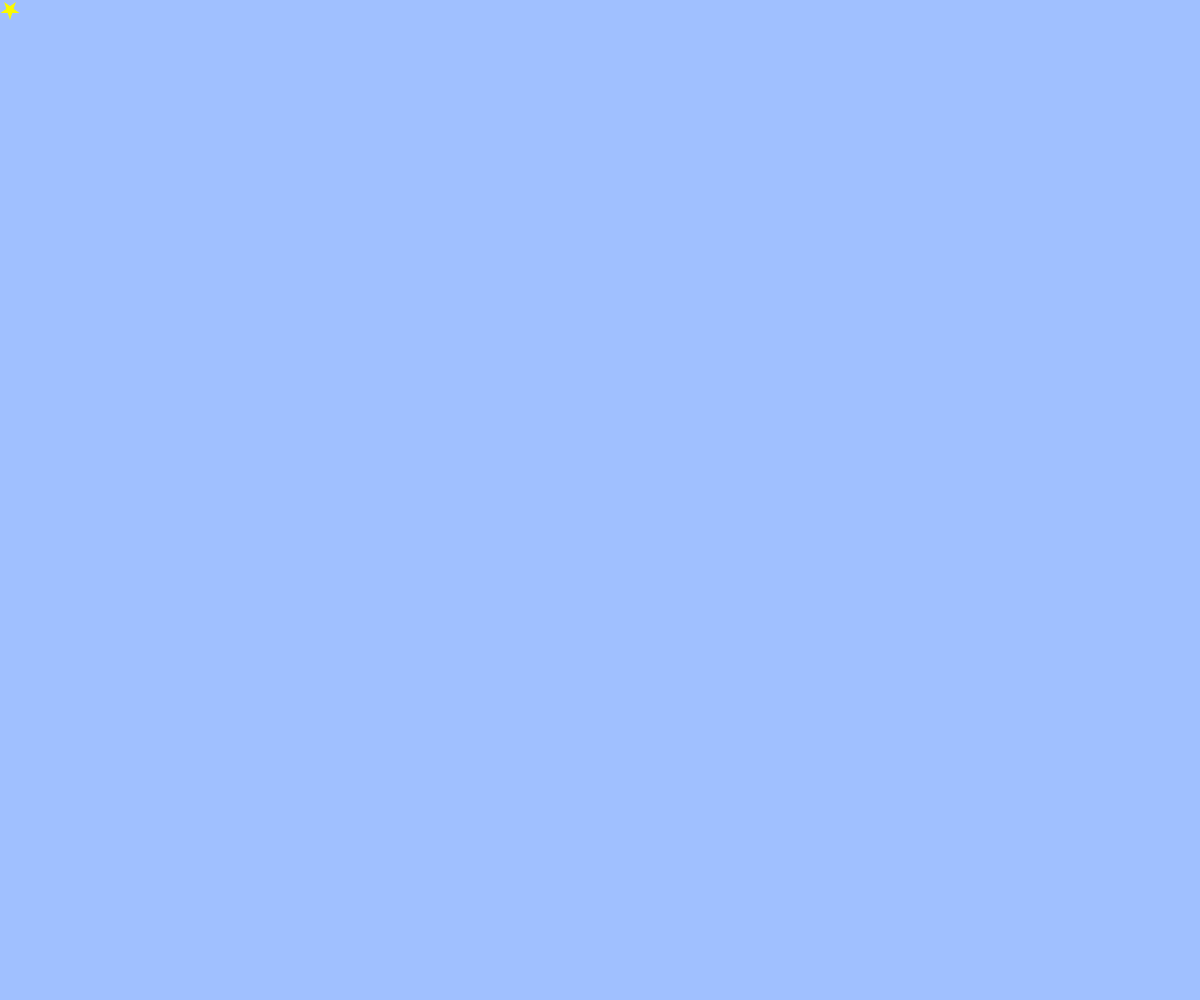
Frame 1 (no input)
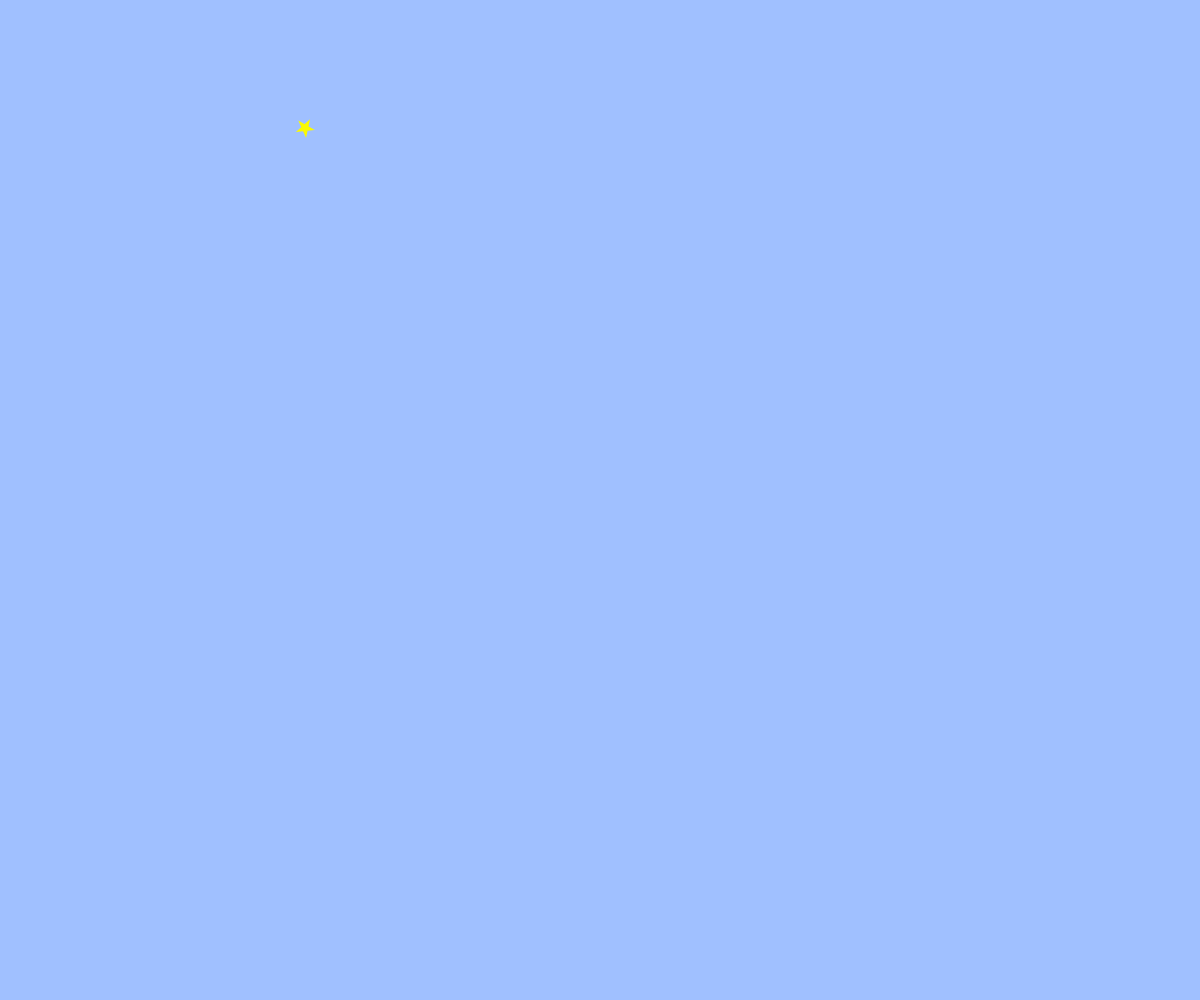
Frame 60 (no input)
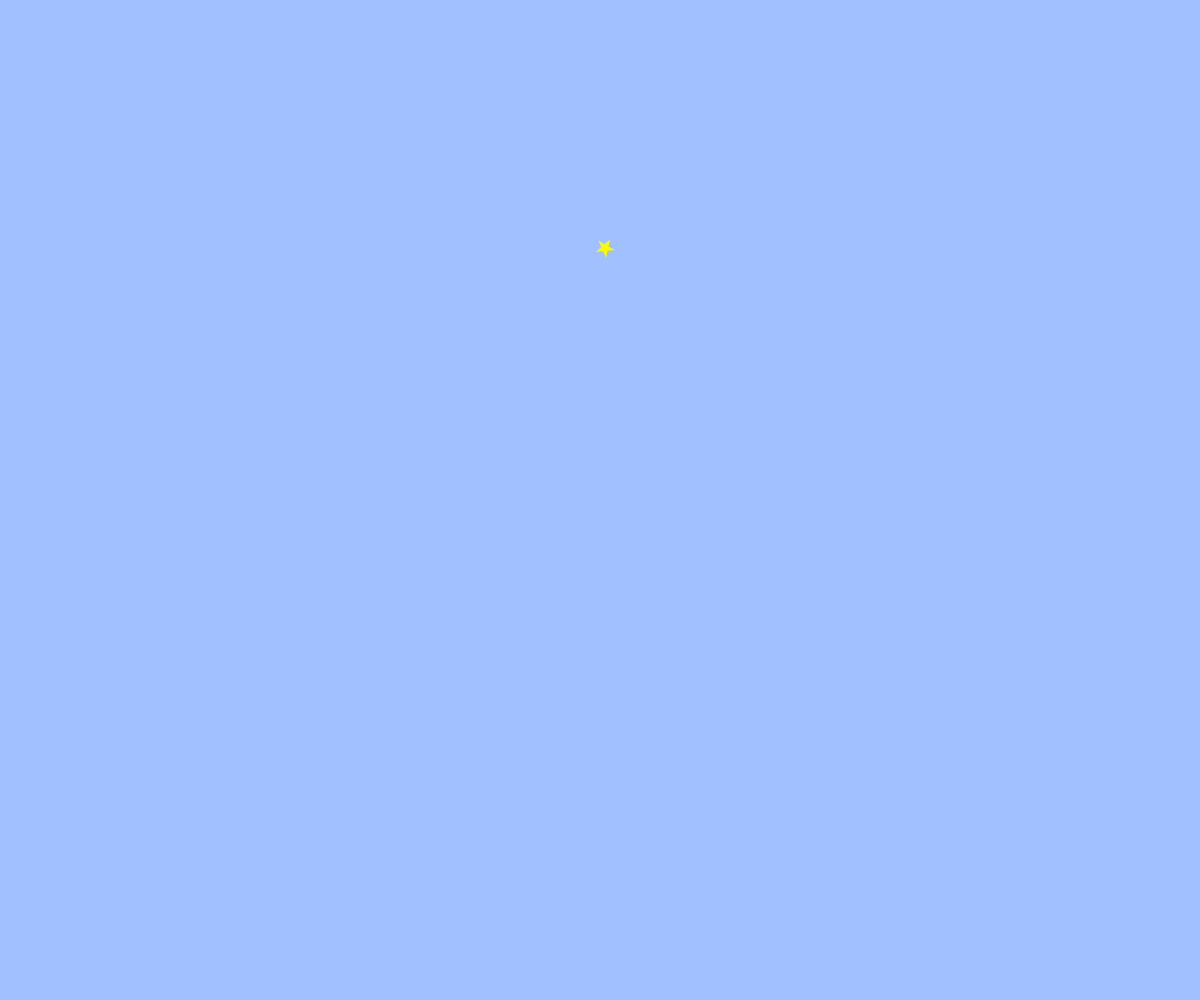
Frame 120 (the mouse pressed at the canvas centre since frame 60)

The p5.js sketch that drew these frames (run headless with seeded random() and noise() and a simulated clock; from frame 60 on, the mouse is pressed at the canvas centre):

// p5.js sketch
// ── sketch.js
// テキスト「アニメーション」
let x, y, vx, vy, cx, cy, r, angle;

function setup(){
  createCanvas(windowWidth, windowHeight);
  x = width / 2;
  y = height / 2;
  vx = 5;
  vy = 2;
  cx = 10;
  cy = 10;
  r = 10;
  angle = PI
}

function draw(){
background(160, 192, 255);
  // BLANK[2] (hint: 作った star 関数を使います)
 star(cx, cy, r, angle);
 cx += vx;
 cy += vy;
 angle += PI * 1 / 30;

  // 端の処理パターン (1) 反対側から出てくる
  if(cx > width){ cx = 0; }
  else if(cx < 0){ cx = width; }
  if(cy > height){ cy = 0; }
  if(cy < 0){ cy = height; }
}

function star(cx, cy, r, angle){
  beginShape();
  noStroke();
  fill(250, 250, 0);
  for(var i = 0; i < 20; i++){
    var theta = TWO_PI * i * 2 / 5 - HALF_PI + angle;
    // BLANK[1] (hint: angle 分だけ星を回転させるには？)
    var x = cx + cos(theta) * r;
    var y = cy + sin(theta) * r;
    vertex(x,y);
  }
  endShape(CLOSE);
}

function windowResized(){
  resizeCanvas(windowWidth, windowHeight);
}
